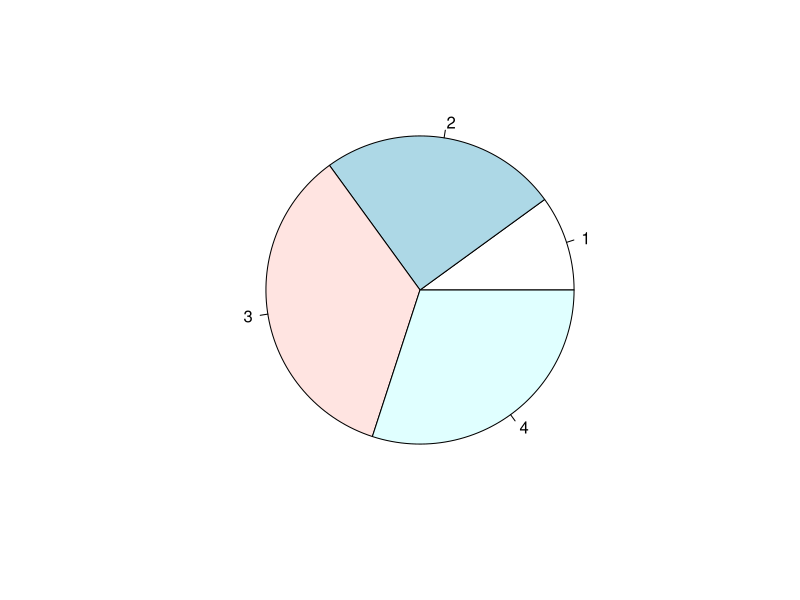
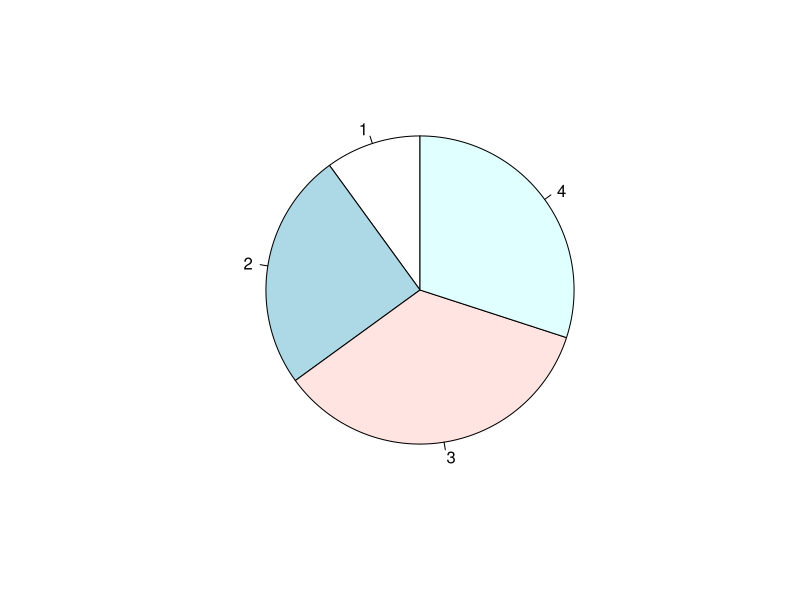
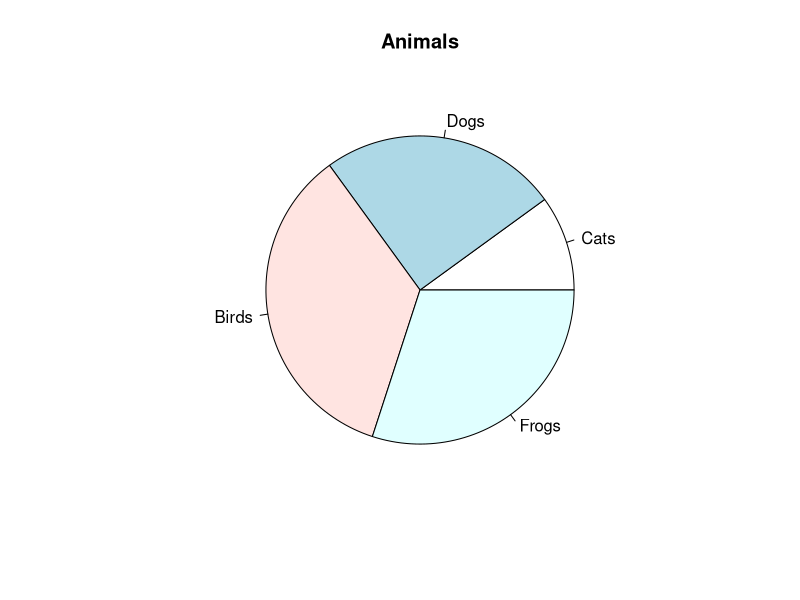
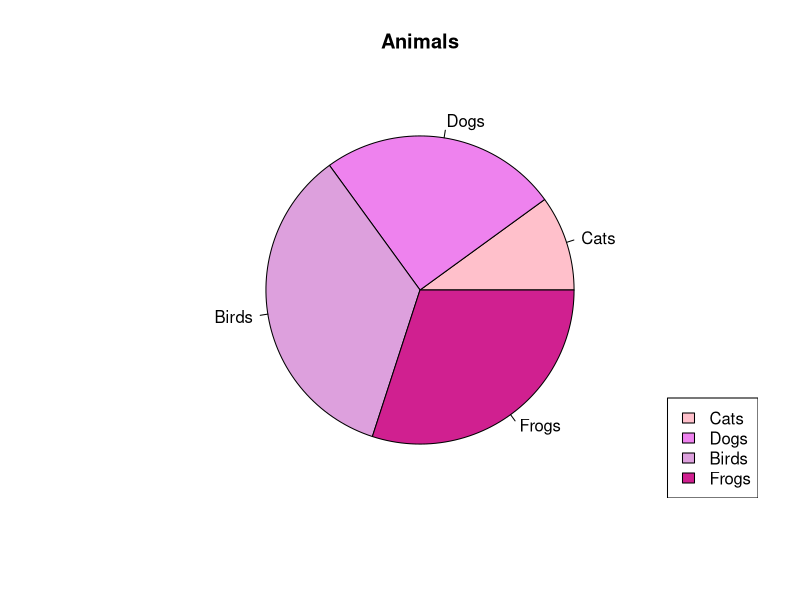

Recreate these plots in R, in order.
# Use pie() to draw pie charts.

x <- c(10,25,35,30)

pie(x)

# Note: by default the plotting of the first pie starts from the x-axis and moves anti-clockwise.

# To chnage the start angle of a pie, chart use the init.angle parameter.

pie(x, init.angle=90)

# Use the label parameter to add labels to a pie chary and use the main parameter to add a header.

animal_labels <- c("Cats", "Dogs", "Birds", "Frogs")

pie(x, label=animal_labels, main="Animals")

# Use the col parameter to add colour to each pie.

colours <- c("pink", "violet", "plum", "violetred")

pie(x, label=animal_labels, main="Animals", col=colours)

# To add an explanation for each pie, use the legend() function.

legend("bottomright", animal_labels, fill=colours)